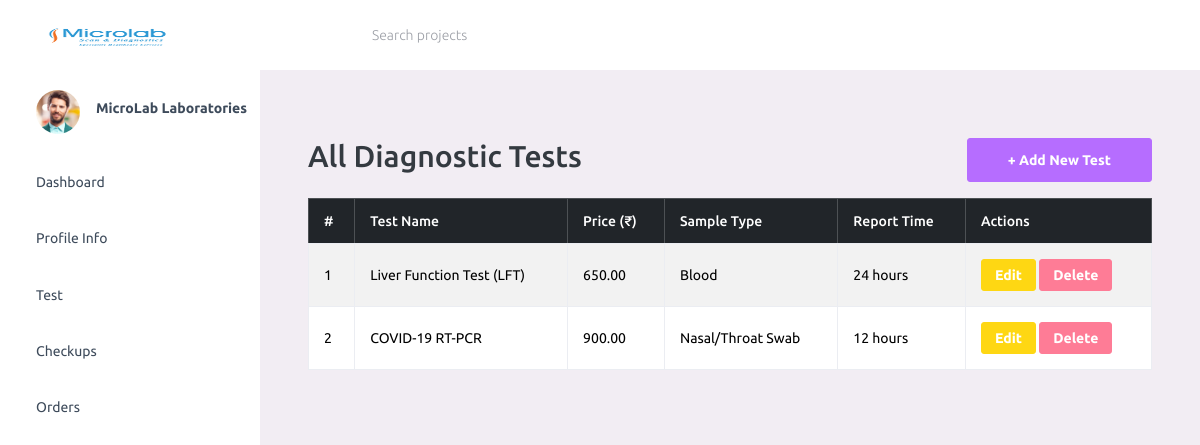
The app's page /tests/ (signed in), older data.
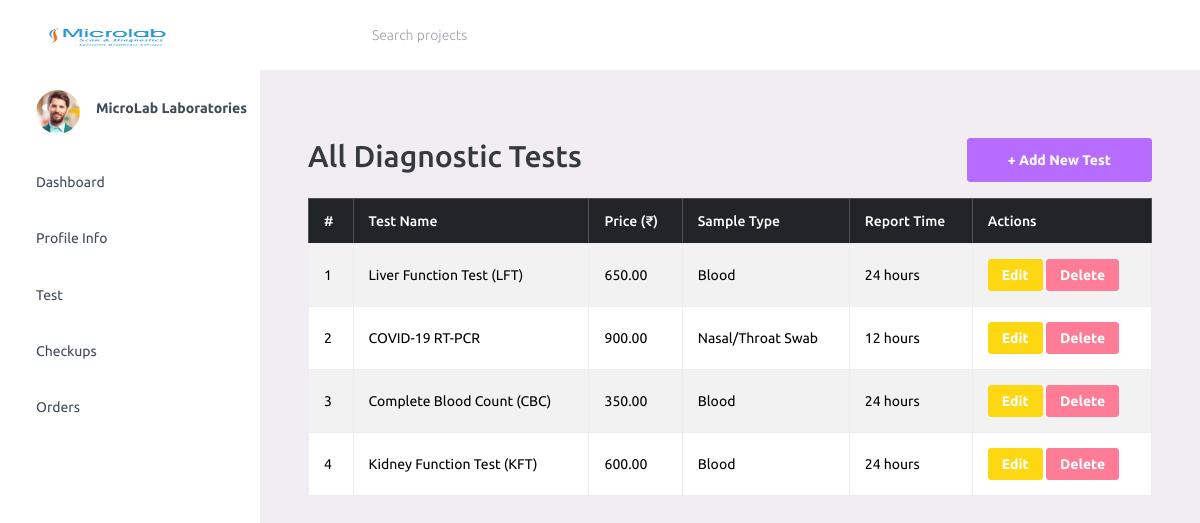
The same page, newer data.
### Diagnosis_App/models.py (models this page shows)
class DiagnosticTest(models.Model):
    name = models.CharField(max_length=100)
    description = models.TextField()  # can be "About the Test"
    instructions = models.TextField(blank=True, null=True)  # Test Preparation
    price = models.DecimalField(max_digits=8, decimal_places=2)
    sample_type = models.CharField(max_length=100)
    report_time = models.CharField(max_length=100)
    reports_within = models.CharField(max_length=100, blank=True, null=True)
    measures = models.TextField(blank=True, null=True)  # What is being measured
    components = models.TextField(blank=True, null=True)  # List of parameters
    purpose = models.TextField(blank=True, null=True)  # Why This Test
    category = models.CharField(max_length=100, blank=True, null=True)
    interpretations = models.TextField(blank=True, null=True)
    branch=models.ForeignKey(Branch,on_delete=models.CASCADE,null=True)
    views = models.IntegerField(default=0)

### Diagnosis_App/views.py (the view, shortened to what this page needs)
# urls.py: path('tests/', views.test_list, name='test_list'),
def test_list(request):
    if request.session.get("b_id"):
        branch=Branch.objects.get(id=request.session['b_id'])
        tests = DiagnosticTest.objects.filter(branch=branch)
        return render(request, 'test_list.html', {
            'tests': tests,
        })

### templates/test_list.html (shortened to what this page needs)
{% if request.session.b_id%}
{% include 'navbar_branch.html' %}
{% else %}
{% include 'navbar.html' %}
{% endif %}
<div class="container mt-4">
  <div class="d-flex justify-content-between align-items-center mb-3">
    <h2>All Diagnostic Tests</h2>
    <a href="{% url 'test_create' %}" class="btn btn-primary">+ Add New Test</a>
  </div>
  {% if tests %}
  <div class="table-responsive">
    <table class="table table-bordered table-striped">
      <thead class="table-dark">
        <tr>
          <th>#</th>
          <th>Test Name</th>
          <th>Price (₹)</th>
          <th>Sample Type</th>
          <th>Report Time</th>
          <th>Actions</th>
        </tr>
      </thead>
      <tbody>
        {% for test in tests %}
        <tr>
          <td>{{ forloop.counter }}</td>
          <td>{{ test.name }}</td>
          <td>{{ test.price }}</td>
          <td>{{ test.sample_type }}</td>
          <td>{{ test.report_time }}</td>
          <td>
            <a href="{% url 'test_edit' test.id %}" class="btn btn-sm btn-warning">Edit</a>
            <a href="{% url 'test_delete' test.id %}" class="btn btn-sm btn-danger">Delete</a>
          </td>
        </tr>
        {% endfor %}
      </tbody>
    </table>
  </div>
  {% else %}
  <div class="alert alert-info">No diagnostic tests available.</div>
  {% endif %}
</div>

Row changes from the older to the newer data that the page shows:
now on this page (row edited): DiagnosticTest: name "Complete Blood Count (CBC)", price "350.00", sample_type "Blood", report_time "24 hours"
now on this page (row edited): DiagnosticTest: name "Kidney Function Test (KFT)", price "600.00", sample_type "Blood", report_time "24 hours"
